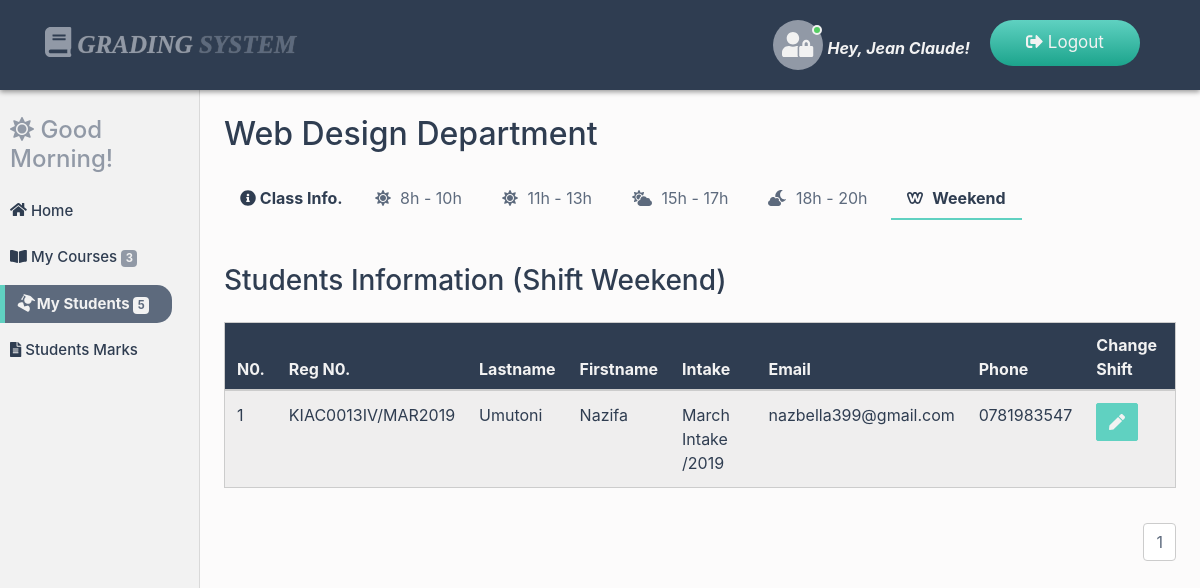
The app's page /teacher-dashboard/view_students_shift5.php (signed in) with its own data.
### tables this page shows
CREATE TABLE `teacher` (
  `teacher_ID` int(20) NOT NULL,
  `teacher_Fname` varchar(200) NOT NULL,
  `teacher_Lname` varchar(200) NOT NULL,
  `teacher_Mail` varchar(200) NOT NULL,
  `teacher_Gen` varchar(20) NOT NULL,
  `teacher_Address` varchar(200) NOT NULL,
  `teacher_Phone` varchar(20) NOT NULL,
  `password` varchar(200) NOT NULL,
  `dep_ID` int(20) NOT NULL,
  `status` varchar(20) NOT NULL
);

CREATE TABLE `department` (
  `dep_ID` int(20) NOT NULL,
  `dep_Name` varchar(200) NOT NULL,
  `status` varchar(20) NOT NULL
);

CREATE TABLE `student` (
  `student_ID` int(20) NOT NULL,
  `reg_Num` varchar(200) NOT NULL,
  `student_Fname` varchar(200) NOT NULL,
  `student_Lname` varchar(200) NOT NULL,
  `student_Mail` varchar(200) NOT NULL,
  `student_Gender` varchar(200) NOT NULL,
  `student_Address` varchar(200) NOT NULL,
  `student_Phone` varchar(200) NOT NULL,
  `parent_Phone` varchar(200) NOT NULL,
  `student_Intake` varchar(200) NOT NULL,
  `dep_ID` int(20) NOT NULL,
  `student_Shift` varchar(200) NOT NULL,
  `start_Date` varchar(20) NOT NULL,
  `status` varchar(20) NOT NULL
);

### teacher-dashboard/session/session.php (called while the page is built, shortened)
<?php
$session_Id = $_SESSION['teacherid'];
?>

### teacher-dashboard/view_students_shift5.php (the view, shortened to what this page needs)
<?php
include("../connection/connect.php");
include("session/session.php");
$retr = "Select teacher.teacher_ID,teacher.teacher_Fname,department.dep_Name,department.dep_ID
FROM teacher INNER JOIN department ON teacher.dep_ID = department.dep_ID
AND teacher.teacher_ID = '$session_Id'";
$run_retr = mysqli_query($con, $retr);
$row_retr = mysqli_fetch_array($run_retr);
$fname = $row_retr['teacher_Fname'];
$depart = $row_retr['dep_Name'];
$departID = $row_retr['dep_ID'];
?>
<!DOCTYPE html>
<html lang="en">
<head>
<link rel="stylesheet" href="../css/bootstrap.min.css">
<link rel="stylesheet" href="../css/all.min.css">
<link rel="stylesheet" href="../css/main.css">
<link rel="stylesheet" href="../css/animate.css">
</head>
<body>
<nav class="navbar navbar-expand-md bg-dark navbar-dark fixed-top main-nav">
  <div class="container">
        <a class="navbar-brand" href="index.php"><i class="fas fa-book logo-icon"></i> Grading <span class="fat">System</span></a>
      <ul class="nav navbar-nav ml-auto lang-switcher">
      <li class="nav-item">
      <span class="user-img">
        <span class="user-icon">
          <i class="fas fa-user-lock"></i>
        </span>
        <span class="status online"></span>
      </span> <span class="hello-user">Hey, <?php echo $fname;?>!</span>
      </li>
      <li class="nav-item">
        <a class="nav-link" href="logout.php">
        <i class="fas fa-sign-out-alt"></i> Logout</a>
      </li>
      </ul>
    </div>
</nav>
<div class="container-fluid">
  <div class="row">
    <nav class="col-md-2 d-none d-md-block sidebar">
      <div class="sidebar-sticky">
        <div class="dash-salute wow bounceInLeft" data-wow-duration="2s">
            <?php
            $time = date("H");
            if(($time >="0") && ($time <"12")){
                echo"<h4><i class='fas fa-sun'></i> Good Morning!</h4>";
            }
            ?>
        </div>
          <ul class="nav flex-column dash-nav">
          <li class="nav-item">
          <a href="index.php" class="nav-link">
          <i class="fa fa-home dash-icon"></i> Home</a></li>
          <li class="nav-item">
          <a href="view_courses.php" class="nav-link">
          <i class="fa fa-book-open dash-icon"></i> My Courses
          <span class="badge badge-primary">
              <?php
              $count = "Select count(*) as NberOfData from courses where dep_ID = '$departID' and status='on'";
              $run_count = mysqli_query($con, $count);
              $row_count = mysqli_fetch_array($run_count);
              $count_data = $row_count['NberOfData'];
              echo $count_data;
              ?>
          </span>
          </a></li>
          <li class="nav-item">
          <a href="view_students_shift1.php" class="nav-link active">
          <i class="fa fa-user-graduate dash-icon"></i> My Students
          <span class="badge badge-primary active-badge">
              <?php
              $count = "Select count(*) as NberOfData from student where dep_ID = '$departID' AND status='on'";
              $run_count = mysqli_query($con, $count);
              $row_count = mysqli_fetch_array($run_count);
              $count_data = $row_count['NberOfData'];
              echo $count_data;
              ?>
          </span>
          </a></li>
          <li class="nav-item">
          <a href="marks_page.php" class="nav-link">
          <i class="fa fa-file-alt dash-icon"></i> Students Marks</a></li>
          </ul>
      </div>
    </nav>
    <main role="main" class="col-md-10 ml-sm-auto px-4">
      <div class="dash-output-section">
        <h2><?php echo $depart;?> Department</h2>
        <ul class="nav sub-nav">
           <li class="nav-item">
            <p class="nav-link sub-nav-head"><i class="fas fa-info-circle"></i> Class Info.</p>
          </li>
          <li class="nav-item">
            <a href="view_students_shift1.php" class="nav-link">
              <i class="fas fa-sun sub-icon"></i> 8h - 10h
            </a>
          </li>
          <li class="nav-item">
            <a href="view_students_shift2.php" class="nav-link">
              <i class="fas fa-sun sub-icon"></i> 11h - 13h
            </a>
          </li>
          <li class="nav-item">
            <a href="view_students_shift3.php" class="nav-link">
              <i class="fas fa-cloud-sun sub-icon"></i> 15h - 17h
            </a>
          </li>
          <li class="nav-item">
            <a href="view_students_shift4.php" class="nav-link">
              <i class="fas fa-cloud-moon sub-icon"></i> 18h - 20h
            </a>
          </li>
          <li class="nav-item">
            <a href="view_students_shift5.php" class="nav-link active">
              <i class="fab fa-weebly sub-icon"></i> Weekend
            </a>
          </li>
        </ul>
        <div class="info-display">
          <h3 class="">Students Information
          (Shift Weekend)</h3>
          <div class="table-responsive mt-4">
            <table class="table table-striped">
             <thead>
                <th>N0.</th>
                <th>Reg N0.</th>
                <th>Lastname</th>
                <th>Firstname</th>
                <th>Intake</th>
                <th>Email</th>
                <th>Phone</th>
                <th>Change Shift</th>
              </thead>
               <?php
                $select = "Select student.student_Fname,student.student_Lname,
                        student.student_Mail,student.student_Gender,student.student_Address,
                        student.student_Phone,student.Reg_Num,student.student_Intake,
                        department.dep_Name FROM student INNER JOIN department
                        ON student.dep_ID = department.dep_ID
                        WHERE department.dep_ID = '$departID'  AND student.status = 'On' AND student.student_Shift = 'Weekend' ORDER BY student.student_Lname";
                $run_select = mysqli_query($con, $select);
                $number_of_results = mysqli_num_rows($run_select);
                $results_per_page = 5;
                $nber_of_Pages = ceil($number_of_results / $results_per_page);
                if(!isset($_GET['page'])){
                    $page = 1;
                  }
                  else{
                    $page = $_GET['page'];
                  }
                $this_page_first_result = ($page - 1) * $results_per_page;
                $select = "Select student.student_ID,student.student_Fname,student.student_Lname,
                        student.student_Mail,student.student_Gender,student.student_Address,
                        student.student_Phone,student.Reg_Num,student.student_Intake,
                        department.dep_Name FROM student INNER JOIN department
                        ON student.dep_ID = department.dep_ID
                        WHERE department.dep_ID = '$departID'  AND student.status = 'On' AND student.student_Shift = 'Weekend' ORDER BY student.student_Lname
                LIMIT " . $this_page_first_result . ',' . $results_per_page;
                $run_select = mysqli_query($con, $select);
                $num = $this_page_first_result;
                while($row_select = mysqli_fetch_array($run_select)){
                 $stdId = $row_select['student_ID'];
                 $fname = $row_select['student_Fname'];
                 $lname = $row_select['student_Lname'];
                 $email = $row_select['student_Mail'];
                 $phone = $row_select['student_Phone'];
                 $regNum = $row_select['Reg_Num'];
                 $intake = $row_select['student_Intake'];
                 $num++;
                ?>
                <tr>
                <td><?php echo $num; ?></td>
                <td><?php echo $regNum; ?></td>
                <td><?php echo $lname; ?></td>
                <td><?php echo $fname; ?></td>
                <td><?php echo $intake; ?></td>
                <td><?php echo $email; ?></td>
                <td><?php echo $phone; ?></td>
                <td><a href="updates/update_student.php?editShift=<?php echo $stdId;?>">
                <button type="button" class="btn btn-success"
                title="Update"><span class="fa fa-pen"></span></button></a></td>
                </tr>
                <?php }?>
            </table>
            <ul class="pagination justify-content-end">
            <?php
            for($i=1; $i<=$nber_of_Pages; $i++){
                echo '<li class="page-item"><a
                class="page-link"
                href="view_students_shift5.php?page='. $i .'"> '. $i .' </a></li>';
            }
            ?>
            </ul>
        </div>
      </div>
    </main>
  </div>
</div>
</body>
</html>

### records on screen
teacher: teacher_Fname "Jean Claude", dep_ID.dep_Name "Web Design"
student: reg_Num "KIAC0013IV/MAR2019", student_Lname "Umutoni", student_Fname "Nazifa", student_Intake "March Intake /2019", student_Mail "nazbella399@gmail.com", student_Phone "0781983547"

### other values on screen
$count_data "3"
$count_data "5"
